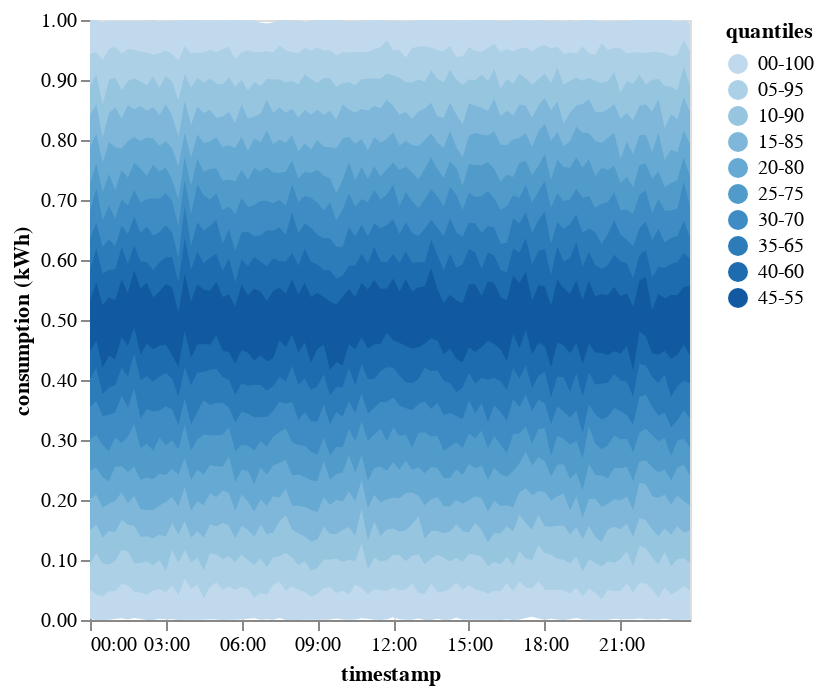

Write notebook code for a chart like this one.
### Code cell
vistree.root_node.plot_timeseries_quantiles(timeseries_df)

### Figure 1 — Vega-Lite specification as saved in the notebook (floating-point values rounded to 4 significant figures; data arrays with more than 128 entries replaced by an {"elided": "..."} marker saying what was removed)
{"config": {"view": {"continuousWidth": 300, "continuousHeight": 300}, "legend": {"labelLimit": 0}}, "data": {"name": "data-3a224feffe0e12bff241fffad34b1f82"}, "mark": {"type": "area"}, "encoding": {"color": {"field": "quantiles", "type": "ordinal"}, "x": {"axis": {"format": "%H:%M"}, "field": "timestamp", "type": "temporal"}, "y": {"axis": {"format": ".2f"}, "field": "min", "title": "consumption (kWh)", "type": "quantitative"}, "y2": {"field": "max"}}, "$schema": "https://vega.github.io/schema/vega-lite/v5.14.1.json", "datasets": {"data-3a224feffe0e12bff241fffad34b1f82": {"elided": "960 records"}}}
